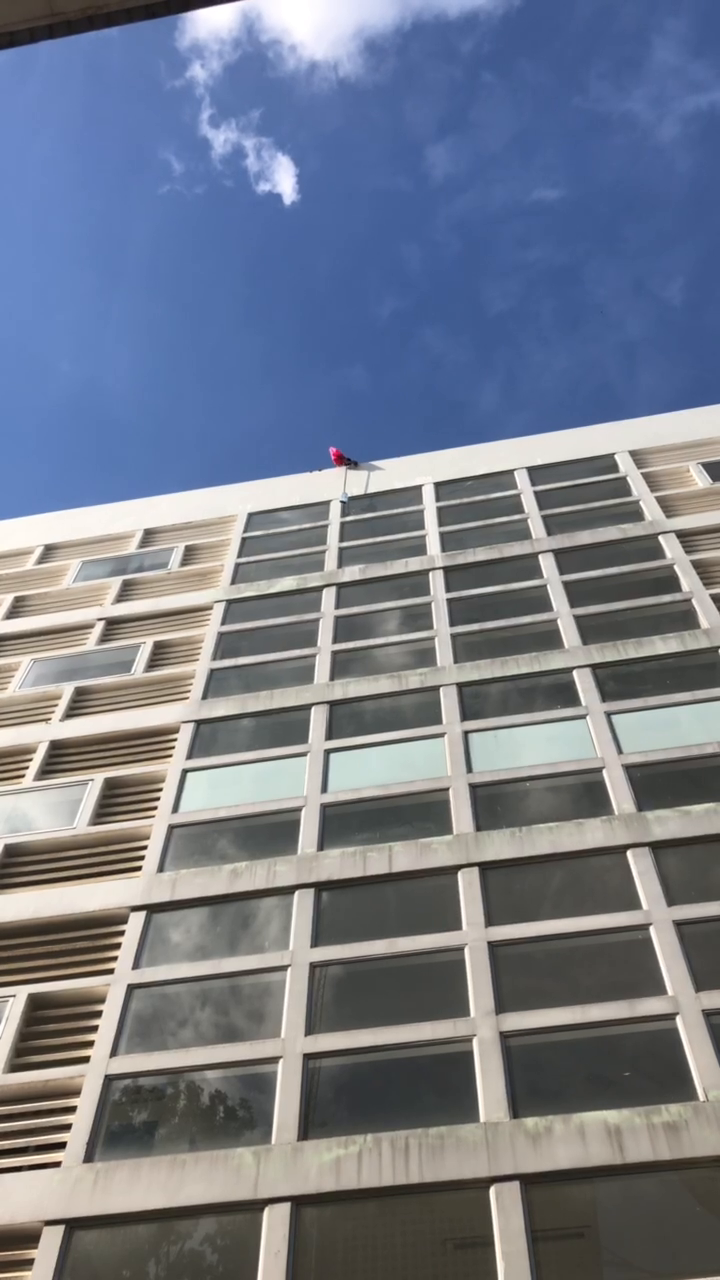
#> input picture frame 38 of opencv/para.mp4, 720 x 1280 px
$ python test.py
#> lines starting #> are read from the running program, lines starting #| are printed output that depends on the picture; after the words box and inside, x2 and y2 are one past the last pixel; in counts of white or black regions, pixels touching at a corner belong together
import cv2

def filter_img(frame):
	gray = cv2.cvtColor(frame, cv2.COLOR_BGR2GRAY)
	blur = cv2.GaussianBlur(gray, (5,5), 0)
	_, thresh = cv2.threshold(blur, 20 , 255 , cv2.THRESH_BINARY)
	dilated = cv2.dilate(thresh, None, iterations = 3 )
	return dilated

cap = cv2.VideoCapture("para.mp4")


ret, frame1 = cap.read()
#> frame1 is the input picture: shape (1280, 720, 3); mean B, G, R 138.3, 123.7, 116.8
ret, frame2 = cap.read()

while cap.isOpened():
	diff = cv2.absdiff(frame1 , frame2)
	mask = filter_img(diff)
#> in filter_img, `_, thresh = cv2.threshold(blur, 20 , 255 , cv2.THRESH_BINARY)`:
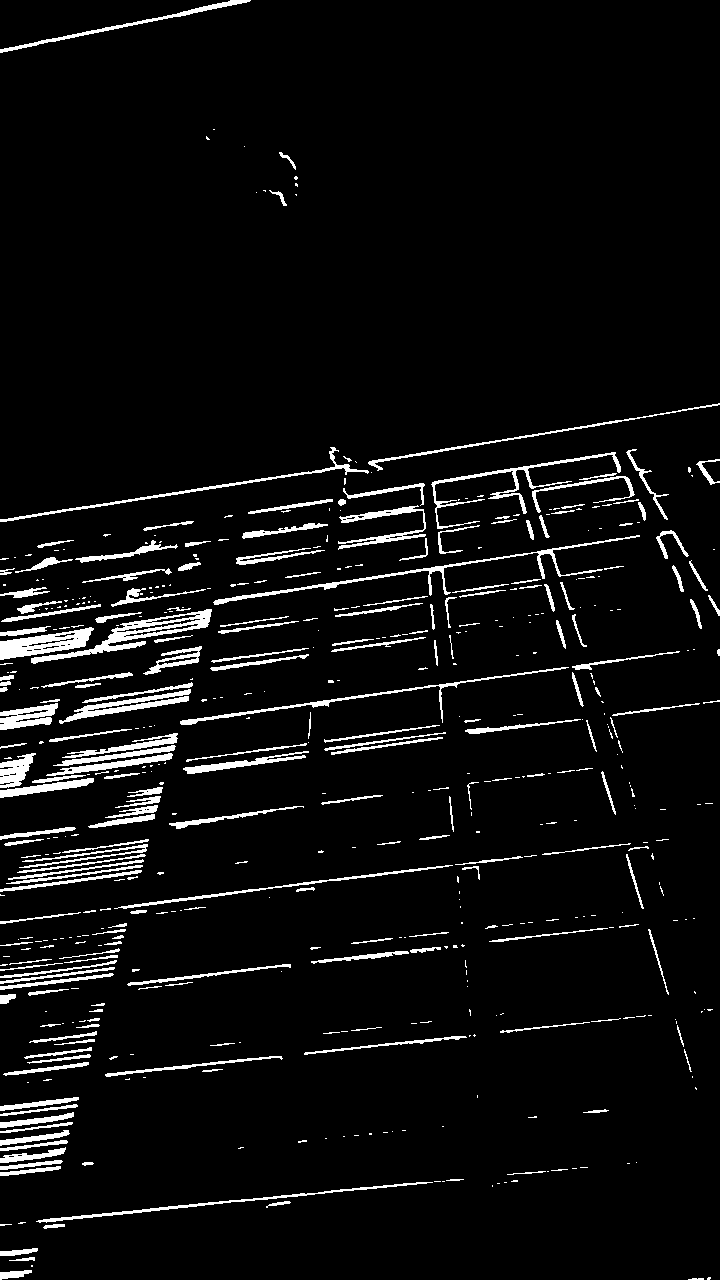
#> thresh: shape (1280, 720); 5.3% white; 526 white regions (309 under 20 px), largest, box (x1, y1, x2, y2) and area: (31, 609, 212, 664) 1961, (213, 535, 640, 605) 1628, (0, 627, 94, 660) 1505
#> in filter_img, `dilated = cv2.dilate(thresh, None, iterations = 3 )`:
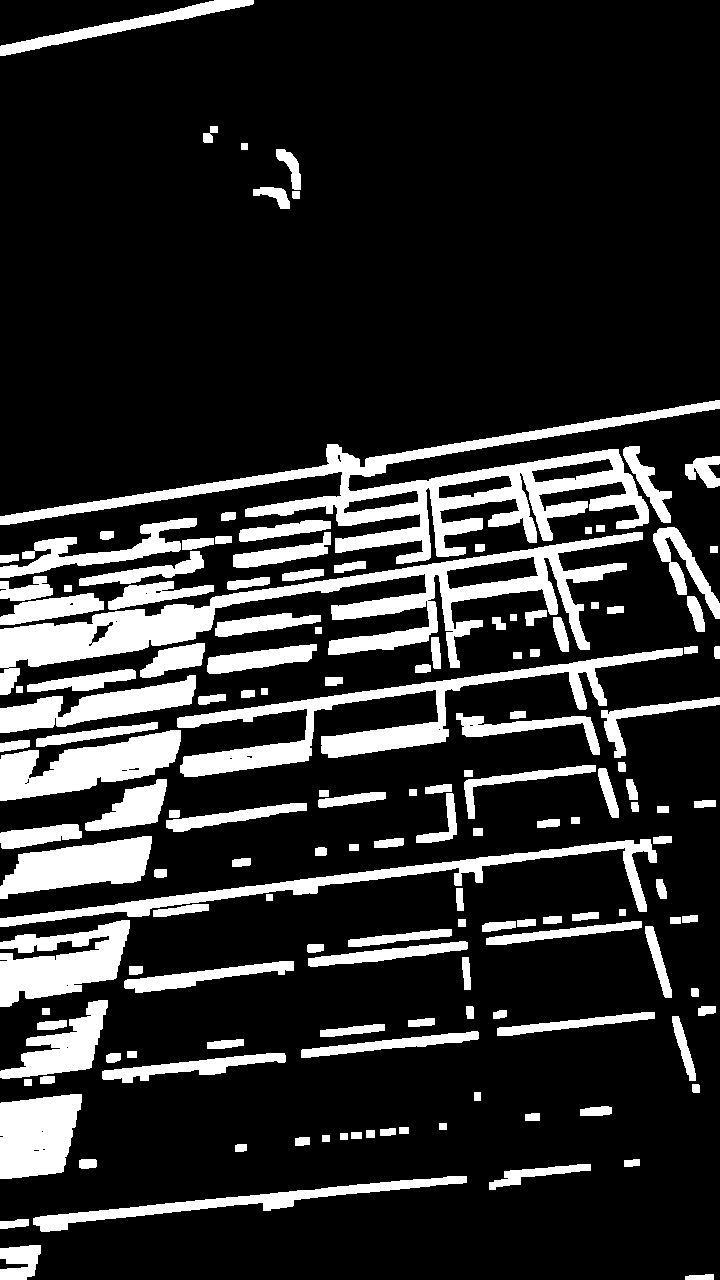
#> dilated: shape (1280, 720); 17.7% white; 150 white regions

	contours, _ = cv2.findContours(mask, cv2.RETR_TREE, cv2.CHAIN_APPROX_SIMPLE)
#> contours = 174 contours, 18 with area under 20; largest, box (x1, y1, x2, y2) and area: (0, 400, 720, 564) 22666, (0, 532, 643, 695) 21242, (177, 648, 683, 777) 10733, (0, 730, 181, 801) 6626, (0, 839, 657, 927) 6397
	for contour in contours:
		(x, y, w, h) = cv2.boundingRect(contour)
		if cv2.contourArea(contour) < 2000:
			continue
		cv2.rectangle(frame1, pt1 = (x, y), pt2 = (x+w,y+h), color=(0,255,0), thickness=2)
#> this loop made 174 passes
#> (x, y, w, h) on passes 1 to 3: (685, 1274, 29, 6), (0, 1245, 41, 35), (0, 1219, 29, 10)
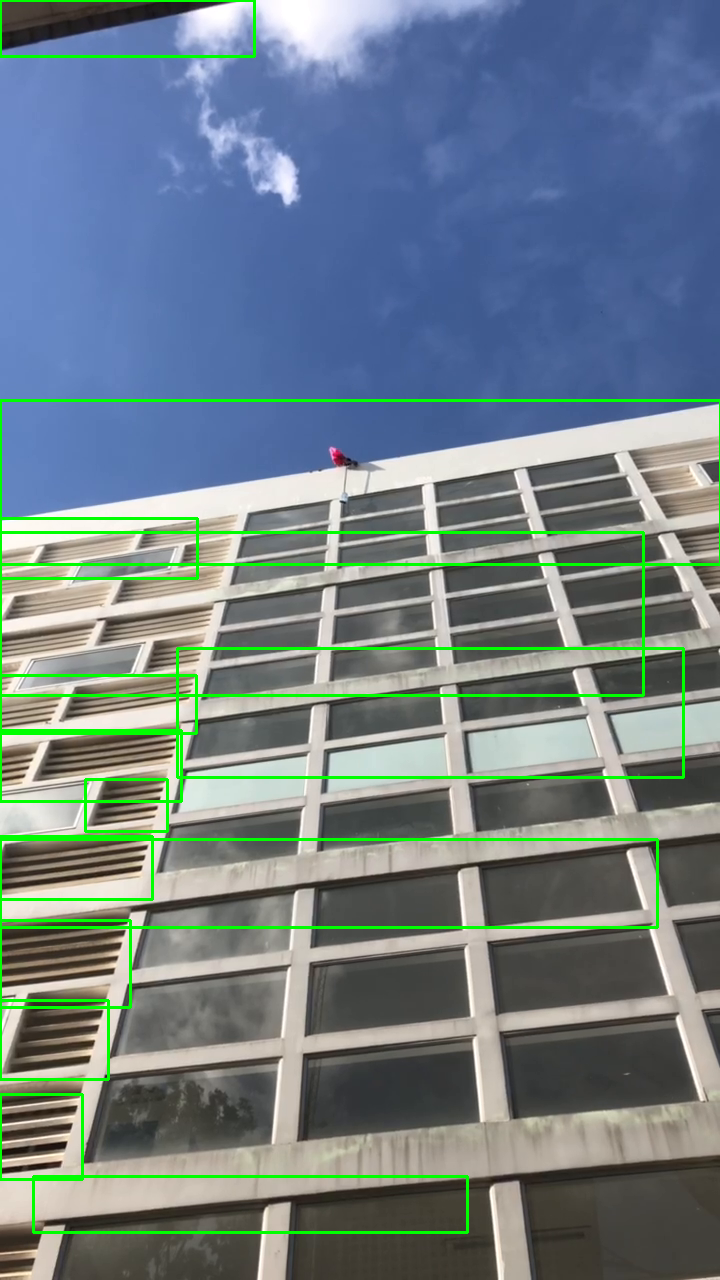
#> frame1: shape (1280, 720, 3); 3.38% of pixels changed, all inside (x1, y1, x2, y2) = (0, 0, 720, 1234)


	cv2.imshow("Frame", frame1)
	cv2.imshow("Mask",diff)

	frame1 = frame2
	ret, frame2 = cap.read()
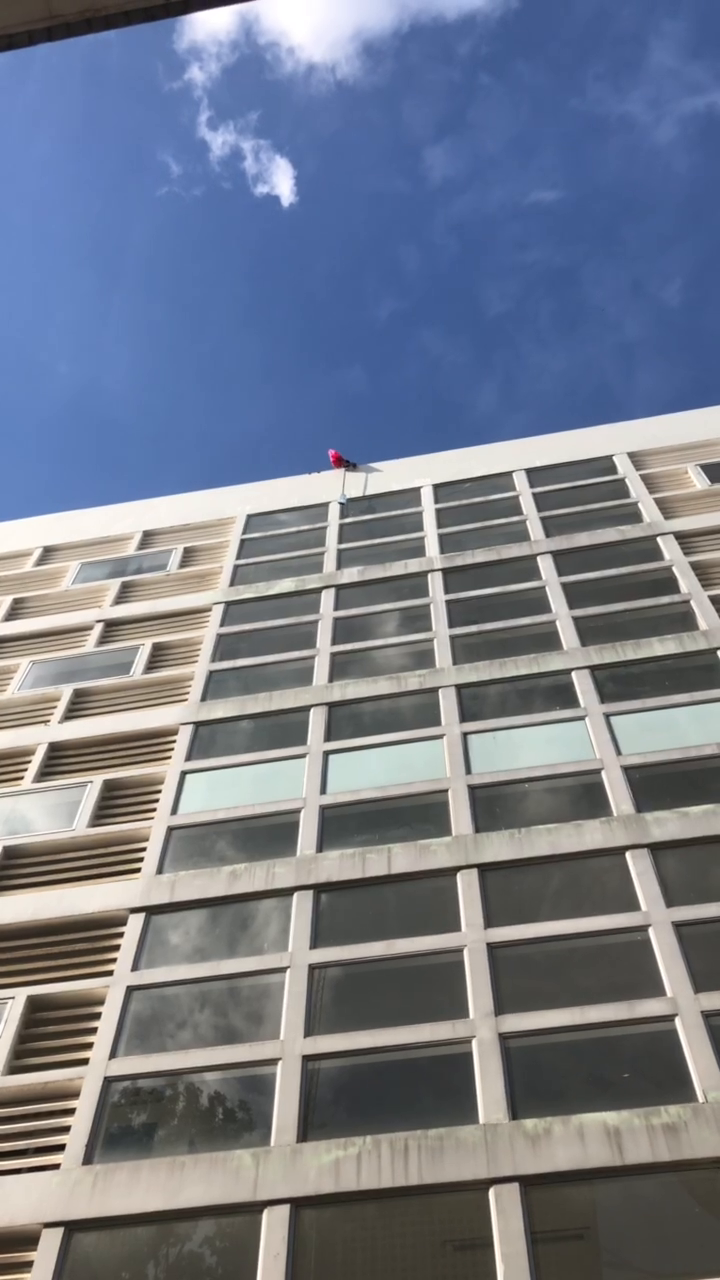
#> input picture frame 40 of opencv/para.mp4, 720 x 1280 px
#> frame2 is the input picture: shape (1280, 720, 3); mean B, G, R 138.6, 123.8, 116.9

	if cv2.waitKey(50) == ord("q"):
#> (key q is pressed here)
		break

cap.release()
cv2.destroyAllWindows()

$ run again, starting later in the video
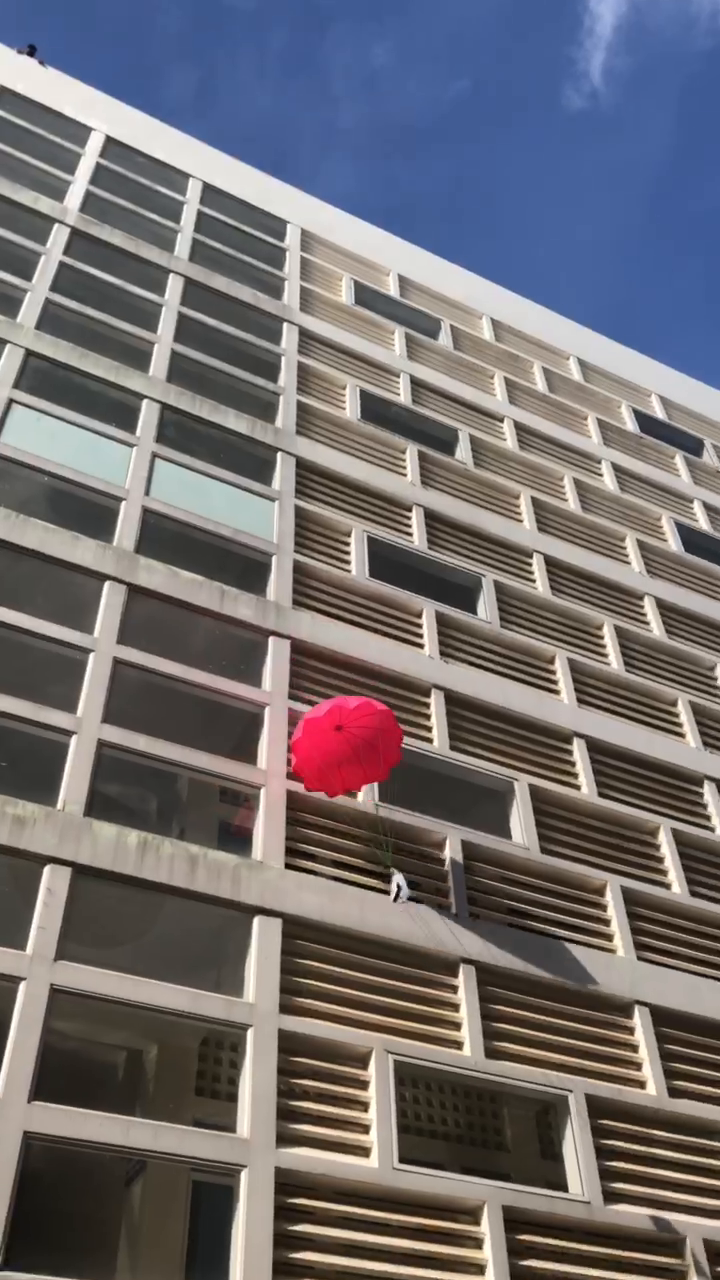
#> input picture frame 305 of opencv/para.mp4, 720 x 1280 px
#> frame1 is the input picture: shape (1280, 720, 3); mean B, G, R 111.6, 108.5, 112.4
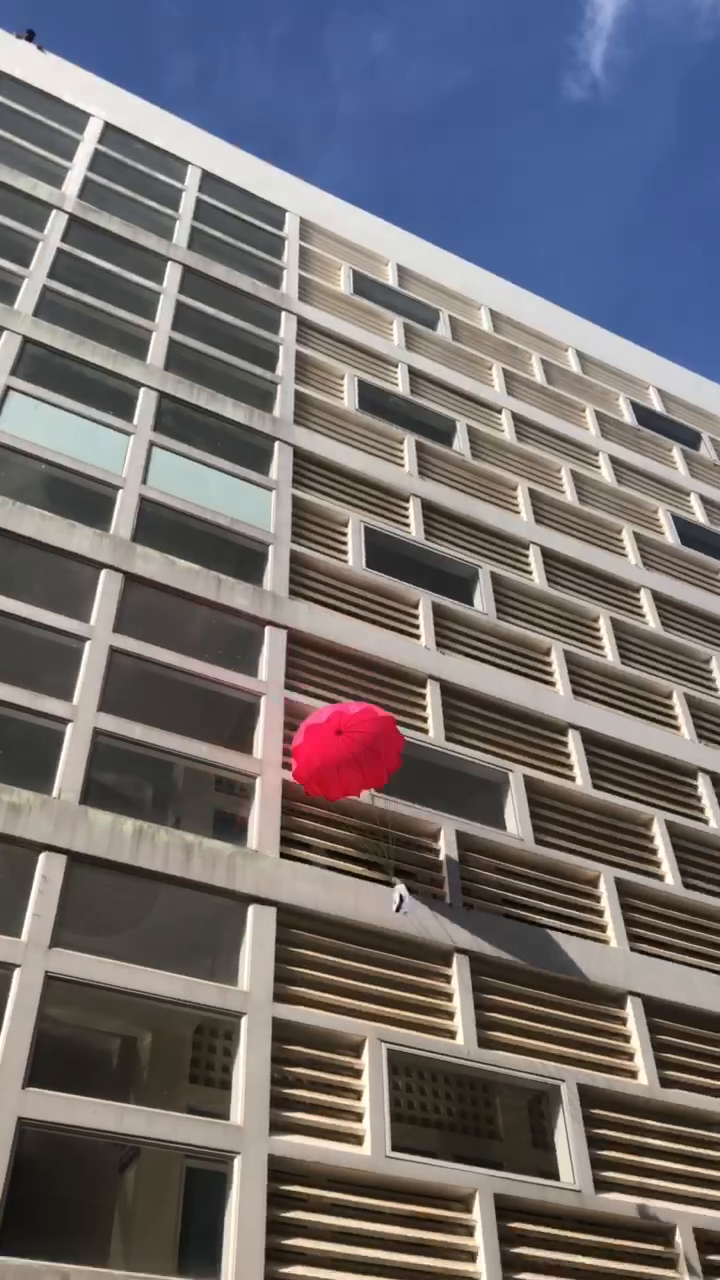
#> input picture frame 306 of opencv/para.mp4, 720 x 1280 px
#> frame2 is the input picture: shape (1280, 720, 3); mean B, G, R 110.6, 108.3, 112.4
#> thresh: shape (1280, 720); 49.6% white; 245 white regions (156 under 20 px), largest, box (x1, y1, x2, y2) and area: (0, 69, 720, 756) 173439, (0, 831, 720, 1280) 131458, (0, 526, 720, 984) 107992
#> dilated: shape (1280, 720); 67.1% white; 271 black regions (157 under 20 px)
#> contours = 326 contours, 186 with area under 20; largest, box (x1, y1, x2, y2) and area: (0, 66, 720, 1280) 673312, (0, 1112, 251, 1280) 36840, (7, 1137, 184, 1273) 16304, (0, 24, 720, 394) 15677, (38, 994, 227, 1116) 13354
#> the loop `for contour in contours:` made 326 passes
#> (x, y, w, h) on passes 1 to 3: (0, 1112, 251, 168), (186, 1182, 37, 91), (209, 1168, 16, 6)
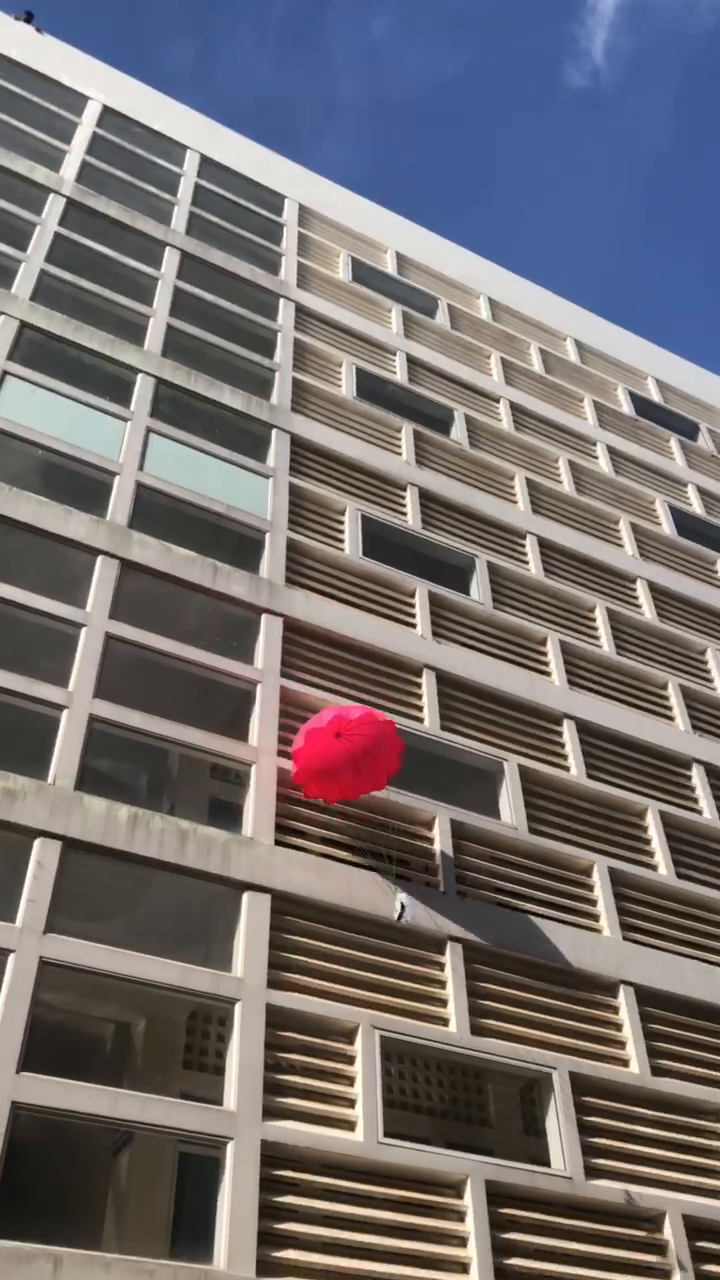
#> input picture frame 307 of opencv/para.mp4, 720 x 1280 px
#> frame2 is the input picture: shape (1280, 720, 3); mean B, G, R 110.3, 108.6, 113.3
